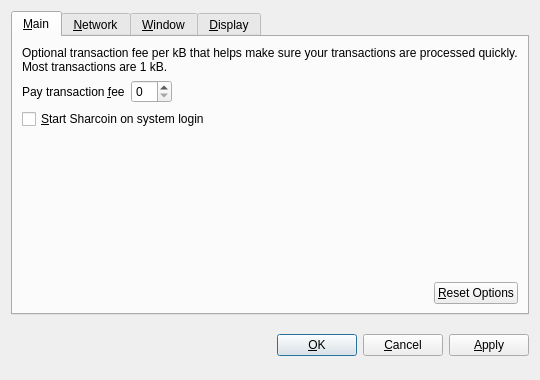
<?xml version="1.0" encoding="UTF-8"?>
<ui version="4.0">
 <class>OptionsDialog</class>
 <widget class="QDialog" name="OptionsDialog">
  <property name="geometry">
   <rect>
    <x>0</x>
    <y>0</y>
    <width>540</width>
    <height>380</height>
   </rect>
  </property>
  <property name="windowTitle">
   <string>Options</string>
  </property>
  <property name="modal">
   <bool>true</bool>
  </property>
  <layout class="QVBoxLayout" name="verticalLayout">
   <item>
    <widget class="QTabWidget" name="tabWidget">
     <property name="tabPosition">
      <enum>QTabWidget::North</enum>
     </property>
     <property name="currentIndex">
      <number>0</number>
     </property>
     <widget class="QWidget" name="tabMain">
      <attribute name="title">
       <string>&amp;Main</string>
      </attribute>
      <layout class="QVBoxLayout" name="verticalLayout_Main">
       <item>
        <widget class="QLabel" name="transactionFeeInfoLabel">
         <property name="text">
          <string>Optional transaction fee per kB that helps make sure your transactions are processed quickly. Most transactions are 1 kB.</string>
         </property>
         <property name="textFormat">
          <enum>Qt::PlainText</enum>
         </property>
         <property name="wordWrap">
          <bool>true</bool>
         </property>
        </widget>
       </item>
       <item>
        <layout class="QHBoxLayout" name="horizontalLayout_1_Main">
         <item>
          <widget class="QLabel" name="transactionFeeLabel">
           <property name="text">
            <string>Pay transaction &amp;fee</string>
           </property>
           <property name="textFormat">
            <enum>Qt::PlainText</enum>
           </property>
           <property name="buddy">
            <cstring>transactionFee</cstring>
           </property>
          </widget>
         </item>
         <item>
          <widget class="BitcoinAmountField" name="transactionFee"/>
         </item>
         <item>
          <spacer name="horizontalSpacer_1_Main">
           <property name="orientation">
            <enum>Qt::Horizontal</enum>
           </property>
           <property name="sizeHint" stdset="0">
            <size>
             <width>40</width>
             <height>20</height>
            </size>
           </property>
          </spacer>
         </item>
        </layout>
       </item>
       <item>
        <widget class="QCheckBox" name="bitcoinAtStartup">
         <property name="toolTip">
          <string>Automatically start Sharcoin after logging in to the system.</string>
         </property>
         <property name="text">
          <string>&amp;Start Sharcoin on system login</string>
         </property>
        </widget>
       </item>
       <item>
        <spacer name="verticalSpacer_Main">
         <property name="orientation">
          <enum>Qt::Vertical</enum>
         </property>
         <property name="sizeHint" stdset="0">
          <size>
           <width>20</width>
           <height>40</height>
          </size>
         </property>
        </spacer>
       </item>
       <item>
        <layout class="QHBoxLayout" name="horizontalLayout_2_Main">
         <item>
          <spacer name="horizontalSpacer_2_Main">
           <property name="orientation">
            <enum>Qt::Horizontal</enum>
           </property>
           <property name="sizeHint" stdset="0">
            <size>
             <width>40</width>
             <height>20</height>
            </size>
           </property>
          </spacer>
         </item>
         <item>
          <widget class="QPushButton" name="resetButton">
           <property name="toolTip">
            <string>Reset all client options to default.</string>
           </property>
           <property name="text">
            <string>&amp;Reset Options</string>
           </property>
           <property name="autoDefault">
            <bool>false</bool>
           </property>
          </widget>
         </item>
        </layout>
       </item>
      </layout>
     </widget>
     <widget class="QWidget" name="tabNetwork">
      <attribute name="title">
       <string>&amp;Network</string>
      </attribute>
      <layout class="QVBoxLayout" name="verticalLayout_Network">
       <item>
        <widget class="QCheckBox" name="mapPortUpnp">
         <property name="toolTip">
          <string>Automatically open the Sharcoin client port on the router. This only works when your router supports UPnP and it is enabled.</string>
         </property>
         <property name="text">
          <string>Map port using &amp;UPnP</string>
         </property>
        </widget>
       </item>
       <item>
        <widget class="QCheckBox" name="connectSocks">
         <property name="toolTip">
          <string>Connect to the Sharcoin network through a SOCKS proxy (e.g. when connecting through Tor).</string>
         </property>
         <property name="text">
          <string>&amp;Connect through SOCKS proxy:</string>
         </property>
        </widget>
       </item>
       <item>
        <layout class="QHBoxLayout" name="horizontalLayout_Network">
         <item>
          <widget class="QLabel" name="proxyIpLabel">
           <property name="text">
            <string>Proxy &amp;IP:</string>
           </property>
           <property name="textFormat">
            <enum>Qt::PlainText</enum>
           </property>
           <property name="buddy">
            <cstring>proxyIp</cstring>
           </property>
          </widget>
         </item>
         <item>
          <widget class="QValidatedLineEdit" name="proxyIp">
           <property name="maximumSize">
            <size>
             <width>140</width>
             <height>16777215</height>
            </size>
           </property>
           <property name="toolTip">
            <string>IP address of the proxy (e.g. 127.0.0.1)</string>
           </property>
          </widget>
         </item>
         <item>
          <widget class="QLabel" name="proxyPortLabel">
           <property name="text">
            <string>&amp;Port:</string>
           </property>
           <property name="textFormat">
            <enum>Qt::PlainText</enum>
           </property>
           <property name="buddy">
            <cstring>proxyPort</cstring>
           </property>
          </widget>
         </item>
         <item>
          <widget class="QLineEdit" name="proxyPort">
           <property name="maximumSize">
            <size>
             <width>55</width>
             <height>16777215</height>
            </size>
           </property>
           <property name="toolTip">
            <string>Port of the proxy (e.g. 9050)</string>
           </property>
          </widget>
         </item>
         <item>
          <widget class="QLabel" name="socksVersionLabel">
           <property name="text">
            <string>SOCKS &amp;Version:</string>
           </property>
           <property name="textFormat">
            <enum>Qt::PlainText</enum>
           </property>
           <property name="buddy">
            <cstring>socksVersion</cstring>
           </property>
          </widget>
         </item>
         <item>
          <widget class="QValueComboBox" name="socksVersion">
           <property name="toolTip">
            <string>SOCKS version of the proxy (e.g. 5)</string>
           </property>
          </widget>
         </item>
         <item>
          <spacer name="horizontalSpacer_Network">
           <property name="orientation">
            <enum>Qt::Horizontal</enum>
           </property>
           <property name="sizeHint" stdset="0">
            <size>
             <width>40</width>
             <height>20</height>
            </size>
           </property>
          </spacer>
         </item>
        </layout>
       </item>
       <item>
        <spacer name="verticalSpacer_Network">
         <property name="orientation">
          <enum>Qt::Vertical</enum>
         </property>
         <property name="sizeHint" stdset="0">
          <size>
           <width>20</width>
           <height>40</height>
          </size>
         </property>
        </spacer>
       </item>
      </layout>
     </widget>
     <widget class="QWidget" name="tabWindow">
      <attribute name="title">
       <string>&amp;Window</string>
      </attribute>
      <layout class="QVBoxLayout" name="verticalLayout_Window">
       <item>
        <widget class="QCheckBox" name="minimizeToTray">
         <property name="toolTip">
          <string>Show only a tray icon after minimizing the window.</string>
         </property>
         <property name="text">
          <string>&amp;Minimize to the tray instead of the taskbar</string>
         </property>
        </widget>
       </item>
       <item>
        <widget class="QCheckBox" name="minimizeOnClose">
         <property name="toolTip">
          <string>Minimize instead of exit the application when the window is closed. When this option is enabled, the application will be closed only after selecting Quit in the menu.</string>
         </property>
         <property name="text">
          <string>M&amp;inimize on close</string>
         </property>
        </widget>
       </item>
       <item>
        <spacer name="verticalSpacer_Window">
         <property name="orientation">
          <enum>Qt::Vertical</enum>
         </property>
         <property name="sizeHint" stdset="0">
          <size>
           <width>20</width>
           <height>40</height>
          </size>
         </property>
        </spacer>
       </item>
      </layout>
     </widget>
     <widget class="QWidget" name="tabDisplay">
      <attribute name="title">
       <string>&amp;Display</string>
      </attribute>
      <layout class="QVBoxLayout" name="verticalLayout_Display">
       <item>
        <layout class="QHBoxLayout" name="horizontalLayout_1_Display">
         <item>
          <widget class="QLabel" name="langLabel">
           <property name="text">
            <string>User Interface &amp;language:</string>
           </property>
           <property name="textFormat">
            <enum>Qt::PlainText</enum>
           </property>
           <property name="buddy">
            <cstring>lang</cstring>
           </property>
          </widget>
         </item>
         <item>
          <widget class="QValueComboBox" name="lang">
           <property name="toolTip">
            <string>The user interface language can be set here. This setting will take effect after restarting Sharcoin.</string>
           </property>
          </widget>
         </item>
        </layout>
       </item>
       <item>
        <layout class="QHBoxLayout" name="horizontalLayout_2_Display">
         <item>
          <widget class="QLabel" name="unitLabel">
           <property name="text">
            <string>&amp;Unit to show amounts in:</string>
           </property>
           <property name="textFormat">
            <enum>Qt::PlainText</enum>
           </property>
           <property name="buddy">
            <cstring>unit</cstring>
           </property>
          </widget>
         </item>
         <item>
          <widget class="QValueComboBox" name="unit">
           <property name="toolTip">
            <string>Choose the default subdivision unit to show in the interface and when sending coins.</string>
           </property>
          </widget>
         </item>
        </layout>
       </item>
       <item>
        <widget class="QCheckBox" name="displayAddresses">
         <property name="toolTip">
          <string>Whether to show Sharcoin addresses in the transaction list or not.</string>
         </property>
         <property name="text">
          <string>&amp;Display addresses in transaction list</string>
         </property>
        </widget>
       </item>
       <item>
        <spacer name="verticalSpacer_Display">
         <property name="orientation">
          <enum>Qt::Vertical</enum>
         </property>
         <property name="sizeHint" stdset="0">
          <size>
           <width>20</width>
           <height>40</height>
          </size>
         </property>
        </spacer>
       </item>
      </layout>
     </widget>
    </widget>
   </item>
   <item>
    <layout class="QHBoxLayout" name="horizontalLayout_Buttons">
     <item>
      <spacer name="horizontalSpacer_1">
       <property name="orientation">
        <enum>Qt::Horizontal</enum>
       </property>
       <property name="sizeHint" stdset="0">
        <size>
         <width>40</width>
         <height>48</height>
        </size>
       </property>
      </spacer>
     </item>
     <item>
      <widget class="QLabel" name="statusLabel">
       <property name="font">
        <font>
         <weight>75</weight>
         <bold>true</bold>
        </font>
       </property>
       <property name="text">
        <string/>
       </property>
       <property name="textFormat">
        <enum>Qt::PlainText</enum>
       </property>
       <property name="wordWrap">
        <bool>true</bool>
       </property>
      </widget>
     </item>
     <item>
      <spacer name="horizontalSpacer_2">
       <property name="orientation">
        <enum>Qt::Horizontal</enum>
       </property>
       <property name="sizeHint" stdset="0">
        <size>
         <width>40</width>
         <height>48</height>
        </size>
       </property>
      </spacer>
     </item>
     <item>
      <widget class="QPushButton" name="okButton">
       <property name="text">
        <string>&amp;OK</string>
       </property>
      </widget>
     </item>
     <item>
      <widget class="QPushButton" name="cancelButton">
       <property name="text">
        <string>&amp;Cancel</string>
       </property>
       <property name="autoDefault">
        <bool>false</bool>
       </property>
      </widget>
     </item>
     <item>
      <widget class="QPushButton" name="applyButton">
       <property name="text">
        <string>&amp;Apply</string>
       </property>
       <property name="autoDefault">
        <bool>false</bool>
       </property>
      </widget>
     </item>
    </layout>
   </item>
  </layout>
 </widget>
 <customwidgets>
  <customwidget>
   <class>BitcoinAmountField</class>
   <extends>QSpinBox</extends>
   <header>bitcoinamountfield.h</header>
  </customwidget>
  <customwidget>
   <class>QValueComboBox</class>
   <extends>QComboBox</extends>
   <header>qvaluecombobox.h</header>
  </customwidget>
  <customwidget>
   <class>QValidatedLineEdit</class>
   <extends>QLineEdit</extends>
   <header>qvalidatedlineedit.h</header>
  </customwidget>
 </customwidgets>
 <resources/>
 <connections/>
</ui>
